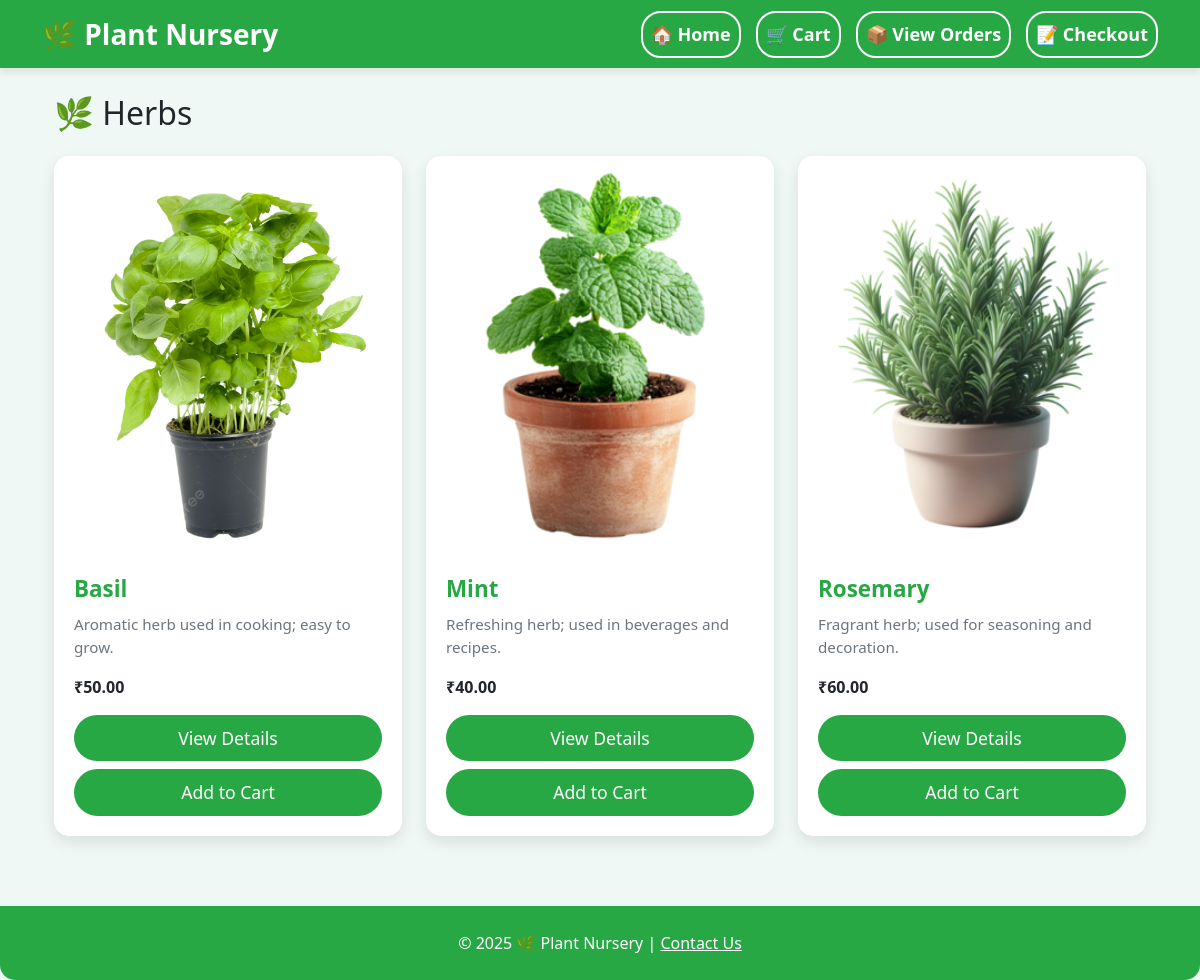
Screenshot of /category/herbs/ with the database file from the repository.
### shop/models.py (models this page shows, shortened)
class Category(models.Model):
    name = models.CharField(max_length=200)
    slug = models.SlugField(unique=True, blank=True)

class Plant(models.Model):
    category = models.ForeignKey('Category', on_delete=models.CASCADE)
    name = models.CharField(max_length=200)
    slug = models.SlugField(unique=True, blank=True)
    description = models.TextField()
    price = models.DecimalField(max_digits=8, decimal_places=2)
    stock = models.PositiveIntegerField()
    image = models.ImageField(upload_to='plants/', default='plants/default.png') # stores images in media/plants/

### shop/views.py (the view)
# urls.py: path('category/<slug:category_slug>/', views.category_plants, name='category_plants'),
def category_plants(request, category_slug):
    category = get_object_or_404(Category, slug=category_slug)
    plants = Plant.objects.filter(category=category)
    return render(request, 'shop/category_plants.html', {
        'category': category,
        'plants': plants
    })

### shop/templates/shop/category_plants.html (shortened to what this page needs)
{% extends "shop/base.html" %}
{% block content %}
<div class="container mt-4">
    <h2 class="mb-4">🌿 {{ category.name }}</h2>
    {% if plants %}
        <div class="row">
            {% for plant in plants %}
                <div class="col-md-4">
                    <div class="card plant-card">
                        {% if plant.image %}
                            <img src="{{ plant.image.url }}" class="card-img-top img-fluid" alt="{{ plant.name }}">
                        {% else %}
                            <img src="https://via.placeholder.com/400x300?text=No+Image" class="card-img-top img-fluid" alt="No Image">
                        {% endif %}
                        <div class="card-body">
                            <h5 class="card-title">{{ plant.name }}</h5>
                            <p class="card-text">{{ plant.description|truncatewords:15 }}</p>
                            <p class="fw-bold">₹{{ plant.price }}</p>
                            <a href="{% url 'shop:plant_detail' plant.slug %}" class="btn btn-outline-success">
                                View Details
                            </a>
                            <a href="{% url 'cart:cart_add' plant.id %}" class="btn btn-success mt-2">
                                Add to Cart
                            </a>
                        </div>
                    </div>
                </div>
            {% endfor %}
        </div>
    {% else %}
        <p>No plants found in this category.</p>
    {% endif %}
</div>
{% endblock %}

### shop/templates/shop/base.html (shortened to what this page needs)
{% load static %}
<!DOCTYPE html>
<html lang="en">
<head>
    <link href="https://cdn.jsdelivr.net/npm/bootstrap@5.3.2/dist/css/bootstrap.min.css" rel="stylesheet">
</head>
<body>
<nav class="navbar navbar-expand-lg navbar-dark fixed-top">
    <div class="container">
        <a class="navbar-brand" href="{% url 'shop:home' %}">🌿 Plant Nursery</a>
        <div class="collapse navbar-collapse" id="navbarNav">
            <ul class="navbar-nav ms-auto">
                <li class="nav-item">
                    <a class="nav-link" href="{% url 'shop:home' %}">
                        🏠 Home
                    </a>
                </li>
                <li class="nav-item">
                    <a class="nav-link" href="{% url 'cart:cart_detail' %}">
                        🛒 Cart
                    </a>
                </li>
                <li class="nav-item">
                    <a class="nav-link" href="{% url 'orders:order_list' %}">
                        📦 View Orders
                    </a>
                </li>
                <li class="nav-item">
                    <a class="nav-link" href="{% url 'orders:order_create' %}">
                        📝 Checkout
                    </a>
                </li>
            </ul>
        </div>
    </div>
</nav>
<div class="container mt-4">
    {% block content %}{% endblock %}
</div>
<div class="footer">&copy; 2025 🌿 Plant Nursery | <a href="#">Contact Us</a></div>
</body>
</html>

### shop/templates/shop/base.html (style rules this page uses)
body { padding-top: 70px; background-color: #f0f8f5; }
.navbar { background-color: #28a745; box-shadow: 0 4px 8px rgba(0,0,0,0.1); }
.navbar-brand { font-weight: bold; font-size: 1.75rem; color: #fff !important; }
.navbar-nav .nav-link { color: #fff !important; margin-left: 15px; }
.navbar-nav .nav-link { font-size: 18px; font-weight:bold; border : 2px solid white; border-radius: 20px; transition: background-color 0.3s, color 0.3s; }
.plant-card { border:none; border-radius:15px; overflow:hidden; box-shadow:0 6px 15px rgba(0,0,0,0.1); transition:transform 0.3s, box-shadow 0.3s; display:flex; flex-direction:column; background-color:#fff; margin-bottom:30px; }
.plant-card img { width:100%; height:400px; object-fit:cover; transition:transform 0.3s; }
.plant-card .card-body { padding:20px; display:flex; flex-direction:column; justify-content:space-between; }
.plant-card .card-title { font-size:1.4rem; font-weight:bold; margin-bottom:10px; color:#28a745; }
.plant-card .card-text { flex-grow:1; color:#6c757d; font-size:0.95rem; }
.plant-card .btn { font-size:1.1rem; padding:10px 20px; border-radius:25px; background-color:#28a745; border:none; color:#fff; transition: background-color 0.3s, transform 0.2s; }
.footer { text-align:center; padding:25px; background-color:#28a745; color:white; margin-top:40px; border-radius:0 0 15px 15px; }
.footer a { color:#fff; text-decoration:underline; }

### rows the page displays
Category: name "Herbs"
Plant: image (picture), name "Basil", description "Aromatic herb used in cooking; easy to grow.", price "50.00"
Plant: image (picture), name "Mint", description "Refreshing herb; used in beverages and recipes.", price "40.00"
Plant: image (picture), name "Rosemary", description "Fragrant herb; used for seasoning and decoration.", price "60.00"
